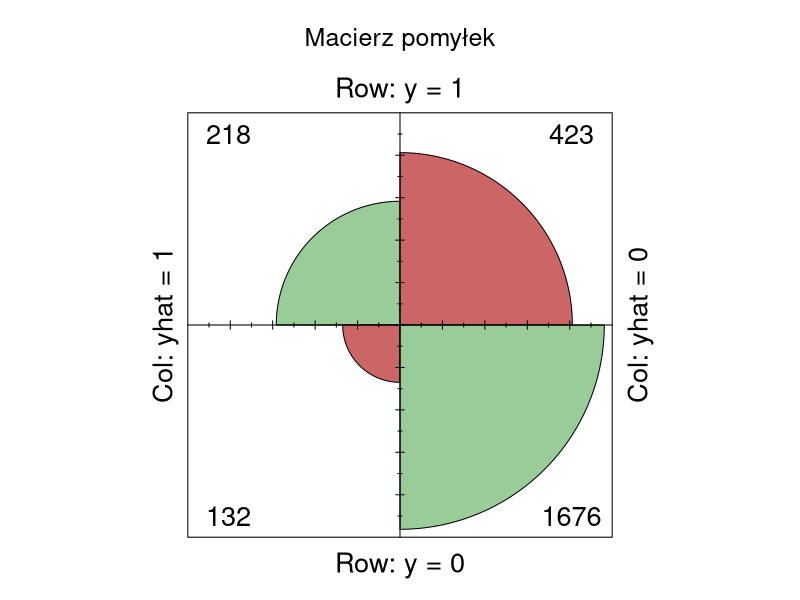
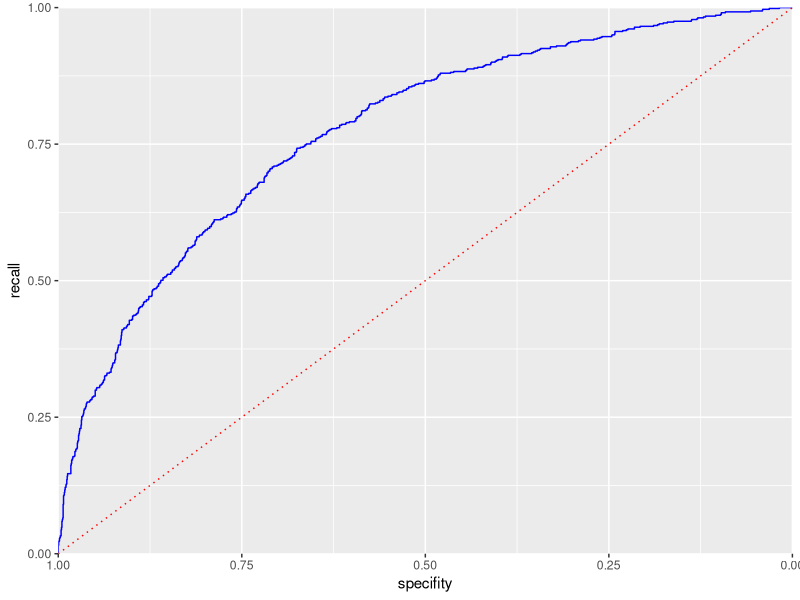

Generate these figures, in order, with R:
## ---- chunk 1

library("readxl")
library("car") # funkcja vif()
library("ggplot2") # wykresy - funkcja ggplot()
library("lmtest") # testy diagnostyczne modeli lm

#library("PerformanceAnalytics")
library("ggplot2") # wykresy - funkcja ggplot()
library("pscl") #pseudo-R2 funkcja pR2()
library("pROC") #funkcje roc, auc
set.seed(1257) #set.seed(NULL) --> usunięcie "ziarna"

knitr::opts_chunk$set(echo = TRUE)
## ---- chunk 2
dane <- read.csv("./dane/LR_dane_treningowe_testowe.csv")
dane <- dane[, -c(24)]
summary(dane)
## ---- chunk 3
dane$CLAIM_FLAG <- as.factor(dane$CLAIM_FLAG)
dane$HOMEKIDS <- as.factor(dane$HOMEKIDS)
dane$PARENT1 <- as.factor(dane$PARENT1)
dane$MSTATUS <- as.factor(dane$MSTATUS)
dane$GENDER <- as.factor(dane$GENDER)
dane$EDUCATION <- as.factor(dane$EDUCATION)
dane$OCCUPATION <- as.factor(dane$OCCUPATION)
dane$CLM_FREQ <- as.factor(dane$CLM_FREQ)
dane$REVOKED <- as.factor(dane$REVOKED)

dane$URBANICITY <- as.factor(dane$URBANICITY)
dane$RED_CAR <- as.factor(dane$RED_CAR)

dane$MVR_PTS_GRP <- 0
dane$MVR_PTS_GRP[dane$MVR_PTS < 6] <- 1
dane$MVR_PTS_GRP[(dane$MVR_PTS > 5) & (dane$MVR_PTS < 11)] <- 2
dane$MVR_PTS_GRP[dane$MVR_PTS > 10] <- 3
dane$MVR_PTS_GRP <- as.factor(dane$MVR_PTS_GRP)


##Ad. model 4 - Nisko-wykwalifikowani vs wysoko wykfalifikowani
dane$OCCUPATION_GRP <- 0

dane$OCCUPATION_GRP[(dane$OCCUPATION=="Blue Collar") | 
                     (dane$OCCUPATION=="Home Maker") | 
                     (dane$OCCUPATION=="Home Maker") | 
                      (dane$OCCUPATION=="Student") ] <- 0

dane$OCCUPATION_GRP[(dane$OCCUPATION=="Clerical") | 
                    (dane$OCCUPATION=="Doctor") | 
                    (dane$OCCUPATION=="Lawyer") | 
                    (dane$OCCUPATION=="Manager") | 
                    (dane$OCCUPATION=="Professional")] <- 1

dane$OCCUPATION_GRP <- as.factor(dane$OCCUPATION_GRP)

dane <- na.omit(dane)
dane$AGE_tr <-(dane$AGE - median(dane$AGE))**2


## hOME VAL
dane$HOME_VAL_D <- 0
dane$HOME_VAL_D[dane$HOME_VAL  == 0] <-0
dane$HOME_VAL_D[dane$HOME_VAL != 0] <- 1
dane$HOME_VAL_D <- as.factor(dane$HOME_VAL_D)



summary(dane)
#
#cdplot(dane$INCOME, dane$CLAIM_FLAG, xlab = "dochód", ylab = "zadowolenie")
sapply(dane, typeof)
## ---- chunk 4
# Zmienne ciągłe

#chart.Correlation(dane[,c('INCOME', 'HOME_VAL', 'CLM_AMT','OLDCLAIM', 'BLUEBOOK','CAR_AGE')], histogram=TRUE, pch=9)

## Wspołliniowość zmiennych porzadkowych - rank spearman correlation
#cor.test(dane$INCOME, dane$MVR_PTS_GRP, method = 'spearman')
## ---- chunk 5
# Losowanie na wczesnym etapie, Podział na 
n <- nrow(dane)
liczby_losowe <- sample(c(1:n), round(0.7*n), replace = FALSE)
dane_uczacy <- dane[liczby_losowe,]
dane_testowy <- dane[-liczby_losowe,]

# Przeliczenie 
table(dane_testowy$CLAIM_FLAG) / nrow(dane_testowy)
table(dane_uczacy$CLAIM_FLAG) / nrow(dane_uczacy)
## ---- chunk 6
#select_if(dane, is.numeric)
cols <- as.vector(colnames(dane[,-c(26,23)]))

istotne = list()
for (c in cols[3:length(cols)]){
  
  if (c != 'CLAIM_FLAG'){
  
    m <- glm(as.formula(paste('CLAIM_FLAG', "~", c)), data = dane_uczacy, family = binomial)
    w_test <- waldtest(m)
  
  if (w_test$`Pr(>F)`[2] < 0.05){
      print(paste('istotna',c ,'pvalue:', format(w_test$`Pr(>F)`[2],  scientific = TRUE))[1])  
      #istotne <- append(istotne, c)
  } else{
      print(paste('nieistotna',c,'pvalue:', round(w_test$`Pr(>F)`[2], 2) ))
      #print(summary(m)$coefficients)
  }
  }
}

## ---- chunk 7
m1 <- glm(CLAIM_FLAG~INCOME, data = dane_uczacy, family = binomial)
summary(m1)
## ---- chunk 8
m2 <- glm(CLAIM_FLAG ~ INCOME + YOJ, data = dane_uczacy, family = binomial)
summary(m2)

## ---- chunk 9
m3 <- glm(CLAIM_FLAG~INCOME+PARENT1, data = dane_uczacy, family = binomial)
summary(m3)
## ---- chunk 10
m4 <- glm(CLAIM_FLAG~INCOME+PARENT1+AGE_tr, data = dane_uczacy, family = binomial)
summary(m4)
## ---- chunk 11
m5 <- glm(CLAIM_FLAG~INCOME+PARENT1+AGE_tr+HOME_VAL_D, data = dane_uczacy, family = binomial)
summary(m5)
## ---- chunk 12
summary(m4)$aic - summary(m5)$aic
## ---- chunk 13
m6 <- glm(CLAIM_FLAG~INCOME+PARENT1+AGE_tr+HOME_VAL_D+MSTATUS, data = dane_uczacy, family = binomial)
summary(m6)
## ---- chunk 14
summary(m5)$aic - summary(m6)$aic
## ---- chunk 15
m7 <- glm(CLAIM_FLAG~INCOME+PARENT1+AGE_tr+HOME_VAL_D+CAR_USE, data = dane_uczacy, family = binomial)
summary(m7)
## ---- chunk 16
summary(m5)$aic - summary(m7)$aic
## ---- chunk 17
m8 <- glm(CLAIM_FLAG~INCOME+PARENT1+AGE_tr+HOME_VAL_D+BLUEBOOK, data = dane_uczacy, family = binomial)
summary(m8)
## ---- chunk 18
summary(m7)$aic - summary(m8)$aic
## ---- chunk 19
m9 <- glm(CLAIM_FLAG~INCOME+PARENT1+AGE_tr+HOME_VAL_D+TIF, data = dane_uczacy, family = binomial)
summary(m9)
## ---- chunk 20
summary(m8)$aic - summary(m9)$aic
## ---- chunk 21
m10 <- glm(CLAIM_FLAG~INCOME+PARENT1+AGE_tr+HOME_VAL_D+CAR_USE+BLUEBOOK+TIF+CAR_TYPE, data = dane_uczacy, family = binomial)
summary(m10)
## ---- chunk 22
summary(m9)$aic - summary(m10)$aic
## ---- chunk 23
m11 <- glm(CLAIM_FLAG~INCOME+PARENT1+AGE_tr+HOME_VAL_D+CAR_USE+BLUEBOOK+TIF+CAR_TYPE+REVOKED, data = dane_uczacy, family = binomial)
summary(m11)
## ---- chunk 24
summary(m10)$aic - summary(m11)$aic
## ---- chunk 25
m12 <- glm(CLAIM_FLAG~INCOME+PARENT1+AGE_tr+HOME_VAL_D+CAR_USE+BLUEBOOK+TIF+CAR_TYPE+REVOKED+CAR_AGE, data = dane_uczacy, family = binomial)
summary(m12)
## ---- chunk 26
summary(m11)$aic - summary(m12)$aic

## ---- chunk 27
m13 <- glm(CLAIM_FLAG~INCOME+PARENT1+AGE_tr+HOME_VAL_D+CAR_USE+BLUEBOOK+TIF+CAR_TYPE+REVOKED+URBANICITY, data = dane_uczacy, family = binomial)
summary(m13)
## ---- chunk 28
summary(m11)$aic - summary(m13)$aic

## ---- chunk 29
m14 <- glm(CLAIM_FLAG~INCOME+PARENT1+AGE_tr+HOME_VAL_D+CAR_USE+BLUEBOOK+TIF+CAR_TYPE+REVOKED+OCCUPATION_GRP, data = dane_uczacy, family = binomial)
summary(m14)
## ---- chunk 30
summary(m13)$aic - summary(m14)$aic
## ---- chunk 31
m15 <- glm(CLAIM_FLAG~INCOME+PARENT1+AGE_tr+HOME_VAL_D+CAR_USE+BLUEBOOK+TIF+CAR_TYPE+REVOKED+KIDSDRIV, data = dane_uczacy, family = binomial)
summary(m15)
## ---- chunk 32
summary(m13)$aic - summary(m15)$aic
## ---- chunk 33
m16 <- glm(CLAIM_FLAG~INCOME+PARENT1+AGE_tr+HOME_VAL_D+CAR_USE+BLUEBOOK+TIF+CAR_TYPE+REVOKED+HOMEKIDS, data = dane_uczacy, family = binomial)
summary(m16)
## ---- chunk 34
summary(m13)$aic - summary(m16)$aic
## ---- chunk 35
summary(m1)$aic - summary(m13)$aic

## ---- chunk 36
#cols <- as.vector(colnames(dane[,-c(26,23)]))
cols <- as.vector(colnames(dane)[6:length(colnames(dane))])
df <- data.frame(matrix(ncol = 5, nrow = 0))
colnames(df) <- c("zmienna_a", "zmienna_b", "Wald_p_v",'Akaike', 'VIF')

istotne = list()
for (i in cols[1:length(cols)]){

  for (j in cols[1:length(cols)]){

    if ((i != 'CLAIM_FLAG') & (j != 'CLAIM_FLAG')){
      if (i != j){
        skip_to_next <- FALSE
        tryCatch(
          m <- glm(as.formula(paste('CLAIM_FLAG', "~INCOME+PARENT1+AGE_tr+HOME_VAL_D+CAR_USE+BLUEBOOK+TIF+CAR_TYPE+REVOKED+URBANICITY+", i, ":", j)), 
                 data = dane_uczacy, family = binomial),
          error = function(w) { skip_to_next <<- TRUE})
        if(skip_to_next) { next }
        
        ## w pelni skorelowane zmienne przechwytywane
        skip_to_next <- FALSE
        tryCatch(vif_t <- as.numeric(vif(m)[11]),error = function(e) { skip_to_next <<- TRUE})
        if(skip_to_next) { next }

        if ((!is.numeric(vif_t)) | (is.na(vif_t))) { next }

        if (vif_t <= 1.5){
          skip_to_next <- FALSE
          tryCatch(w_test <- waldtest(m), error = function(e) { skip_to_next <<- TRUE})
          if(skip_to_next) { next }
          
          if (w_test$`Pr(>F)`[2] < 0.05){
            print(paste('istotna',i,j ,'pvalue:', format(w_test$`Pr(>F)`[2],  scientific = TRUE))[1])  
            df[nrow(df) + 1,] = c(i, j, w_test$`Pr(>F)`[2], m$aic, vif_t)
          }else{next}
     } else{next}
    }else{next}
  }
 }
}


## ---- chunk 37
df
## ---- chunk 38

report <- data.frame(matrix(ncol = 4, nrow = 0))
colnames(report) <- c('model','kryterium_AIC', 'McFadden_R2', 'Cragg_Uhler_R2')

for (i in seq(1, 14, 1)){
  mname <- paste('m', i, sep="")
  model = eval(parse(text = mname))
  
  kryterium_AIC <- c(model$aic)
  McFadden<-pR2(model)[4]
  Cragg_Uhler<-pR2(model)[6]
  report[i,] <- c(mname,round(kryterium_AIC,3), round(McFadden,3), round(Cragg_Uhler,3))
}

## Raport zbiorczy dla wszystkim wariantów modeli
report[order(report$kryterium_AIC),]
## ---- chunk 39
pred <- predict(m13, dane_testowy)

pred_y <- as.numeric(pred > 0 )
true_y <- as.numeric(dane_testowy$CLAIM_FLAG)-1

# wskazania prawdziwie pozytywne
true_pos <- (true_y == 1) & (pred_y == 1)
# wskazania prawdziwie negatywne
true_neg <- (true_y == 0) & (pred_y == 0)
#wskazania fałszywie pozytywne
false_pos <- (true_y == 0) & (pred_y == 1)
#wskazania fałszywie negatywne
false_neg <- (true_y==1)&(pred_y==0)

## ---- chunk 40
conf_mat <- matrix(c(sum(true_pos), sum(false_pos),
                   sum(false_neg), sum(true_neg)), 2, 2)

colnames(conf_mat) <-c('yhat = 1', 'yhat = 0')
rownames(conf_mat) <- c('y = 1', 'y = 0')

fourfoldplot(conf_mat, color = c("#CC6666", "#99CC99"),conf.level = 0, margin = 1, main = "Macierz pomyłek")
## ---- chunk 41
accuracy <- (sum(true_pos) + sum(true_neg)) / (length(pred))

error <- (conf_mat[1, 2] + conf_mat[2,1]) / (length(pred))

precision <- conf_mat[1, 1] / sum(conf_mat[,1])

specifity <- conf_mat[1, 1] / sum(conf_mat[,1])

ppv <- 100*conf_mat[1,1]/(conf_mat[1,1]+ conf_mat[1,2])
npv <- 100*conf_mat[2,2]/(conf_mat[2,1]+ conf_mat[2,2])

df <- data.frame(matrix(ncol = 6, nrow = 0))
colnames(df) <- c('błąd', "dokładność", "czułość", 'specyficzność', 'PPV', 'NPV')
df[1,] = c(error, accuracy, precision, specifity,ppv,npv)
df
## ---- chunk 42
idx <- order(-pred)
recall <- cumsum(true_y[idx]==1)/sum(true_y == 1)
specifity <- (sum(true_y == 0 ) - cumsum(true_y[idx] == 0)) / sum(true_y == 0)

roc_df <- data.frame(recall = recall, specifity=specifity)

ggplot(roc_df, aes(x=specifity, y=recall)) +
  geom_line(color='blue') +
  scale_x_reverse(expand = c(0, 0))+
  scale_y_continuous(expand=c(0,0))+
  geom_line(data=data.frame(x=(0:100)/100), aes(x=x, y=1-x),linetype='dotted',color='red')

## ---- chunk 43
sum(roc_df$recall[-1] * diff(1 - roc_df$specifity))
